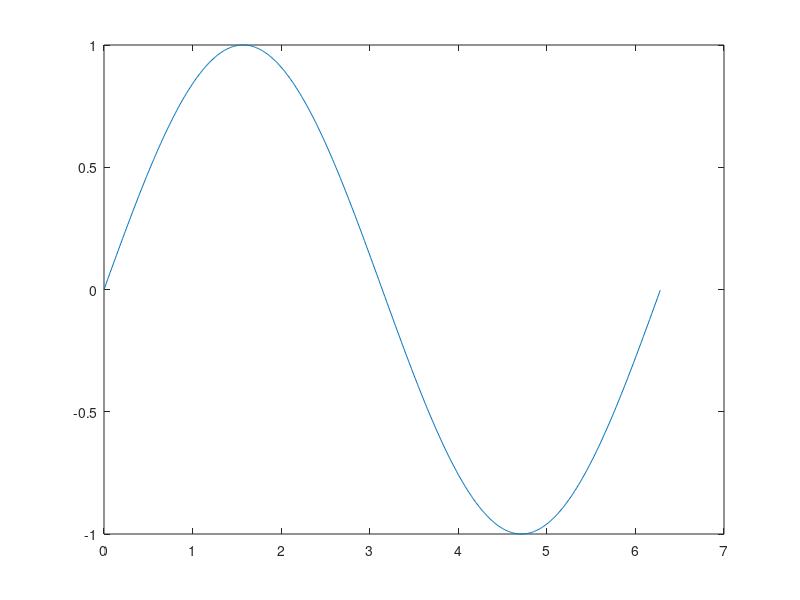

This chart was generated by the following MATLAB code:
% animation example by pause
x = [0:0.01:2*pi];
figure;
for ii = 1:100
    y = sin(x + ii / 10 * 2*pi);
    plot(x,y);
    pause(0.1);
end